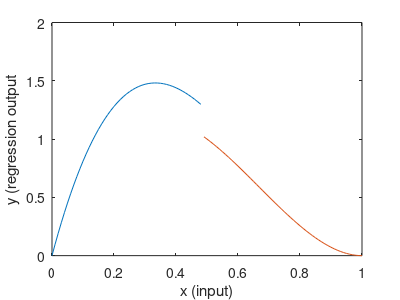

Recreate this plot in MATLAB.
figure(1);
clf;
x = linspace(0,1,101);
y = x.^3 - 2*x.^2 + x;
y(50:101) = y(50:101) * 0.8;
plot(x(1:49), y(1:49)*10);
hold on;
plot(x(50:101), y(50:101)*10);
xlabel('x (input)');
ylabel('y (regression output');

set(1, 'PaperUnits', 'inches', 'PaperPosition', [0 0 4 3]);
print -teps e:\Uni\engn4000\Thesis\figures\regression_problem.eps

